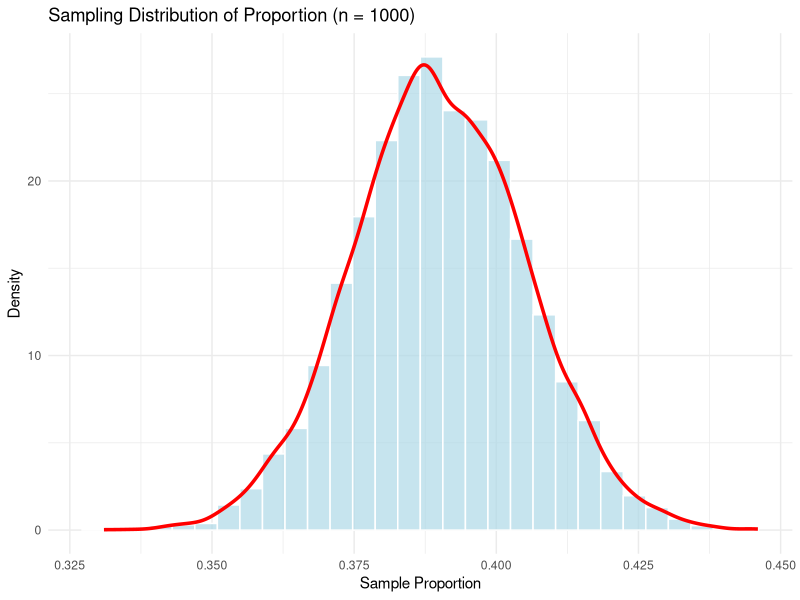
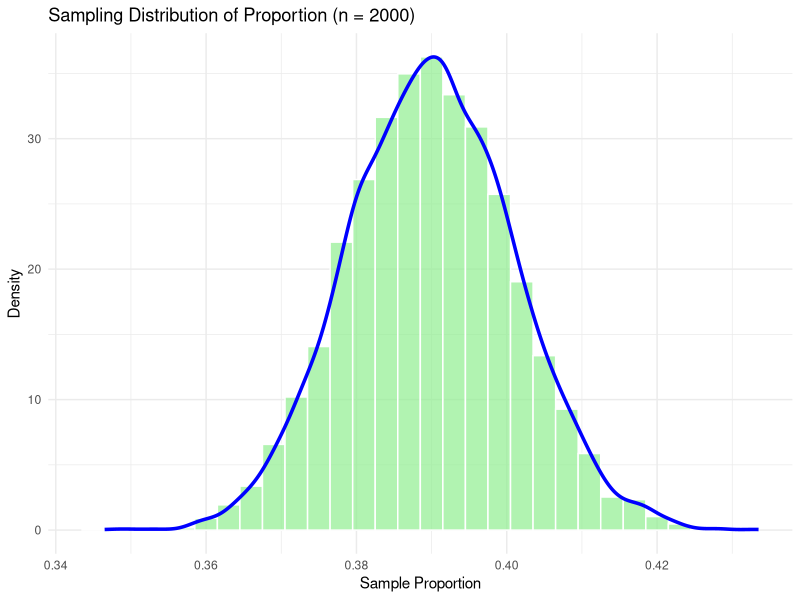

The R script that drew these images, in order:
#Basic Simulation
library(tidyverse)
library(ggplot2)
p_true <- 0.39  # True probability
n1 <- 1000  # Sample size for first simulation
n2 <- 2000  # Sample size for second simulation
num_polls <- 10000  # Number of simulated polls

# Sample size of 1000
polls1 <- rbinom(num_polls, n1, p_true) / n1  
df1 <- data.frame(proportion = polls1)  


ggplot(df1, aes(x = proportion)) +
  geom_histogram(aes(y = after_stat(density)), bins = 30, fill = "lightblue", color = "white", alpha = 0.7) +
  geom_density(color = "red", linewidth = 1.2) +
  labs(title = "Sampling Distribution of Proportion (n = 1000)",
       x = "Sample Proportion",
       y = "Density") +
  theme_minimal()

# Middle 95% range for sample size = 1000
range_95_1 <- quantile(polls1, c(0.025, 0.975))
margin_of_error_1 <- diff(range_95_1) / 2
#Middle 95% of data is between 0.36 and 0.42
#Margin of error is approximately 0.03, Gallup reported 4% (0.04)

# Sample size of 2000
polls2 <- rbinom(num_polls, n2, p_true) / n2  
df2 <- data.frame(proportion = polls2)  

ggplot(df2, aes(x = proportion)) +
  geom_histogram(aes(y = after_stat(density)), bins = 30, fill = "lightgreen", color = "white", alpha = 0.7) +
  geom_density(color = "blue", linewidth = 1.2) +
  labs(title = "Sampling Distribution of Proportion (n = 2000)",
       x = "Sample Proportion",
       y = "Density") +
  theme_minimal()

# Middle 95% range for sample size = 2000
range_95_2 <- quantile(polls2, c(0.025, 0.975))
margin_of_error_2 <- diff(range_95_2) / 2
# Middle 95% is between 0.369 and 0.411
# Margin of error is approximately 0.021, Gallup reported 2% (0.02)


#Resampling
